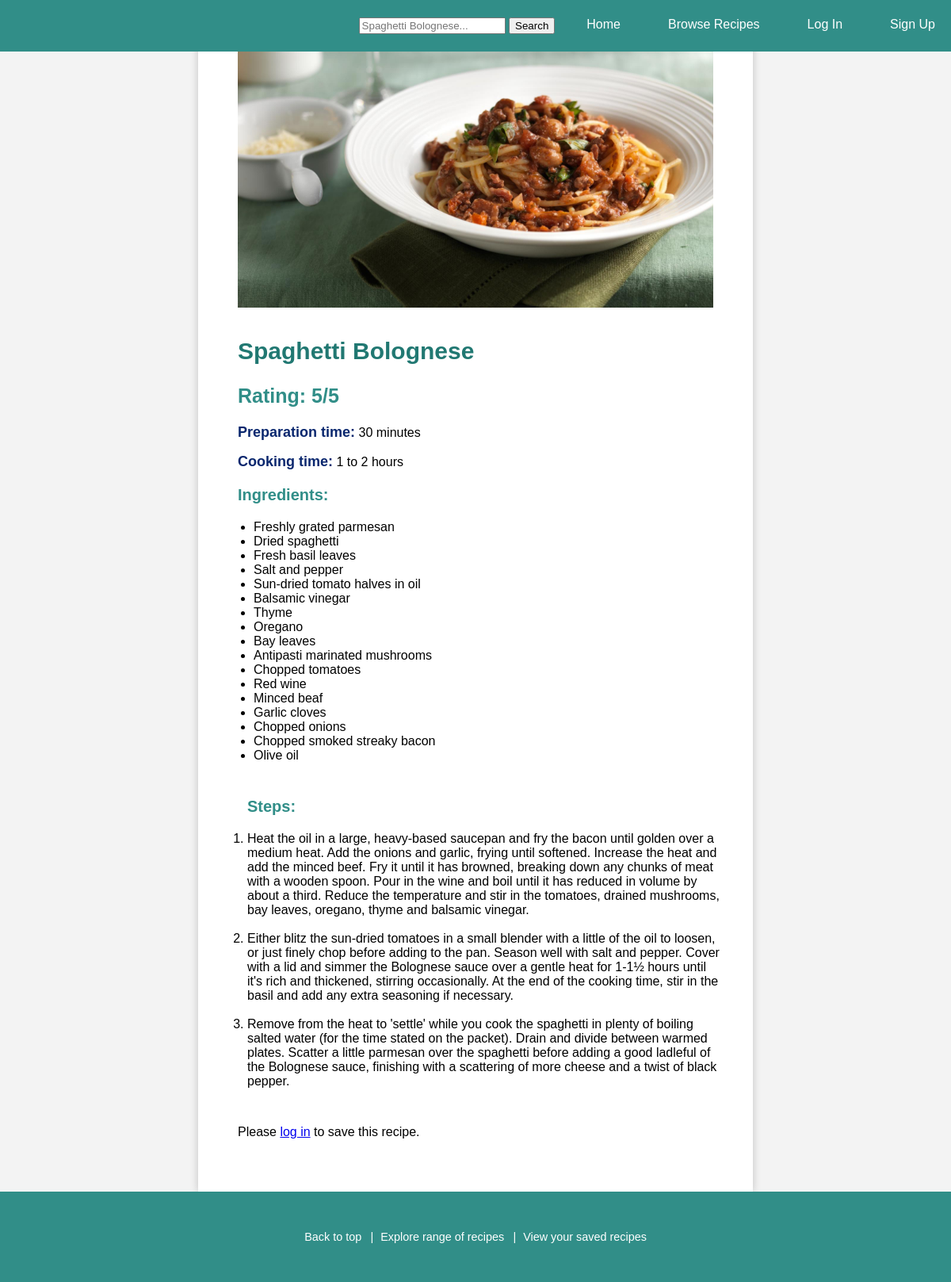
Screenshot of /Recipe_details.php?recipe_id=1 with the database file from the repository.
### tables this page shows
CREATE TABLE `recipes` (
  `recipe_id` int(11) NOT NULL,
  `Name` varchar(255) NOT NULL,
  `Description` varchar(255) NOT NULL,
  `Prep_time` varchar(255) NOT NULL,
  `Cook_time` varchar(255) NOT NULL,
  `Rating` int(11) NOT NULL,
  `image_link` varchar(255) NOT NULL,
  `alt_text` varchar(255) NOT NULL
);

CREATE TABLE `ratings` (
  `recipe_id` int(11) NOT NULL,
  `rating` int(11) NOT NULL,
  `user` int(11) NOT NULL
);

### Recipe_details.php (the view, shortened to what this page needs)
<?php
function isUserLoggedIn()
{
    return isset($_SESSION["user_id"]);
}
?>
<!DOCTYPE html>
<html lang="en">
<head>
    <link rel="stylesheet" href="./global.css">
</head>
<body>
<div class="recipe-container">
    <?php include 'primary-navigation.php'?>
    <section class="recipe-details">
        <?php
        require_once 'database_connect.php';
        if (isset($_GET['recipe_id'])) {
            $recipe_id = $_GET['recipe_id'];
            $rate_sql = "SELECT * FROM ratings WHERE recipe_id = '$recipe_id'";
            $rate = $sql_object->query($rate_sql);
            $rate_result = $rate->fetch_assoc();
            if ($rate->num_rows > 0) {
                if ($rate->num_rows > 1) {
                    $av_sql = "SELECT ROUND(AVG(rating), 1) AS rate_av FROM ratings";
                    $av_sql_result = $sql_object->query($av_sql);
                    $av = $av_sql_result->fetch_assoc();
                    $av_rating = $av['rate_av'] . '/5';
                } else {
                    $av_rating = $rate_result['rating'] . '/5';
                }
            } else {
                $av_rating = "No ratings yet";
            }
            $sql = "SELECT r.recipe_id, r.Name, r.Description AS RecipeDescription, r.Rating, r.Prep_time, r.Cook_time, r.image_link, r.alt_text, GROUP_CONCAT(ri.Ingredient SEPARATOR ', ') AS Ingredients, rs.Step_number, rs.Description AS StepDescription
            FROM recipes r
            LEFT JOIN recipe_ingredients ri ON r.recipe_id = ri.recipe_id
            LEFT JOIN recipe_steps rs ON r.recipe_id = rs.recipe_id
            WHERE r.recipe_id = $recipe_id
            GROUP BY r.recipe_id, rs.Step_number
            ORDER BY rs.Step_number";
            $result = $sql_object->query($sql);
            if ($result->num_rows > 0) {
                $recipe = $result->fetch_assoc();
                ?>
                <img class="recipe-image" src="<?php echo $recipe['image_link'] ?>" alt="<?php echo $recipe['alt_text'] ?>">
                <h1><?php echo $recipe['Name']; ?></h1>
                <h2>Rating: <?php echo $av_rating; ?></h2>
                <p><b>Preparation time:</b> <?php echo $recipe['Prep_time']; ?></p>
                <p><b>Cooking time:</b> <?php echo $recipe['Cook_time']; ?></p>
                <?php
                if (isset($recipe['Ingredients'])) {
                    $recipe_ingredients = explode(', ', $recipe['Ingredients']);
                    ?>
                    <section class="ingredients-section">
                        <h3>Ingredients:</h3>
                        <ul>
                            <?php
                            foreach ($recipe_ingredients as $ingredientItem) {
                                echo "<li>$ingredientItem</li>";
                            }
                            ?>
                        </ul>
                    </section>
                <?php } else {
                    echo "<p>No ingredients available for this recipe.</p>";
                } ?>
<section class="steps-section">
<?php
if (isset($recipe['Step_number']) && isset($recipe['StepDescription'])) {
    ?>
    <h3>Steps:</h3>
    <ol>
        <?php foreach ($result as $step) {
            echo "<li>" . $step['StepDescription'] . "</li>";
        } ?>
    </ol>
<?php } else {
    echo "<p>No steps available for this recipe.</p>";
} ?>
</section>
                <?php
                if (isUserLoggedIn()) {
                    $isSaved = isRecipeSaved($_SESSION["user_id"], $recipe['recipe_id']);
                    ?>
                    <div class="save-remove-buttons">
                        <?php if ($isSaved) : ?>
                            <button class="remove-button" data-recipe-id="<?php echo $recipe['recipe_id']; ?>">Remove</button>
                        <?php else : ?>
                            <button class="save-button" data-recipe-id="<?php echo $recipe['recipe_id']; ?>">Save</button>
                        <?php endif; ?>
                    </div>
                <?php } else {
                    echo "<p>Please <a href='login_page.php'>log in</a> to save this recipe.</p>";
                } ?>
                <?php
            } else {
                echo "<p>Recipe not found.</p>";
            }
        } else {
            echo "<p>No recipe ID provided.</p>";
        }
        ?>
    </section>
</div>
    <?php include 'Footer.php'?>
</body>
</html>

### global.css (style rules this page uses)
body { font-family: Arial, sans-serif; padding: 0; background-color: #f3f3f3; margin: auto; }
.recipe-image { width: 100%; max-height: auto; object-fit: cover; margin-bottom: 10px; }
ul { margin: 0; padding-left: 20px; }
.recipe-image { width: 100%; height: 200px; object-fit: cover; }
.recipe-details { max-width: 600px; padding: 50px; box-shadow: 0 0 10px rgba(0, 0, 0, 0.2); background-color: #ffffff; color: #000000; justify-content: center; margin: auto; }
.recipe-details h1 { color: #217872; font-size: 30px; }
.recipe-details h2 { color: #318e88; font-size: 25px; }
.recipe-details h3 { color: #318e88; font-size: 20px; }
.recipe-details b { color: #09276e; font-size: 18px; }
.recipe-image { max-width: 100%; height: 30%; }
.steps-section { width: 100%; padding: 2%; margin-top: 2%; }
.steps-section ol { margin: 0; padding: 0; }
.steps-section li { margin-bottom: 18px; }

### rows the page displays
recipes: image_link (picture), Name "Spaghetti Bolognese", Prep_time "30 minutes", Cook_time "1 to 2 hours", StepDescription "Heat the oil in a large, heavy-based saucepan and fry the bacon until golden over a medium heat. Add the onions and garlic, frying until softened. Increase the heat and add the minced beef. Fry it until it has browned, breaking down any chunks of meat with a wooden spoon. Pour in the wine and boil until it has reduced in volume by about a third. Reduce the temperature and stir in the tomatoes, drained mushrooms, bay leaves, oregano, thyme and balsamic vinegar.", StepDescription "Either blitz the sun-dried tomatoes in a small blender with a little of the oil to loosen, or just finely chop before adding to the pan. Season well with salt and pepper. Cover with a lid and simmer the Bolognese sauce over a gentle heat for 1-1½ hours until it's rich and thickened, stirring occasionally. At the end of the cooking time, stir in the basil and add any extra seasoning if necessary.", StepDescription "Remove from the heat to 'settle' while you cook the spaghetti in plenty of boiling salted water (for the time stated on the packet). Drain and divide between warmed plates. Scatter a little parmesan over the spaghetti before adding a good ladleful of the Bolognese sauce, finishing with a scattering of more cheese and a twist of black pepper."
ratings: rating "5/5"

### other values shown
$ingredientItem "Freshly grated parmesan"
$ingredientItem "Dried spaghetti"
$ingredientItem "Fresh basil leaves"
$ingredientItem "Salt and pepper"
$ingredientItem "Sun-dried tomato halves in oil"
$ingredientItem "Balsamic vinegar"
$ingredientItem "Thyme"
$ingredientItem "Oregano"
$ingredientItem "Bay leaves"
$ingredientItem "Antipasti marinated mushrooms"
$ingredientItem "Chopped tomatoes"
$ingredientItem "Red wine"
$ingredientItem "Minced beaf"
$ingredientItem "Garlic cloves"
$ingredientItem "Chopped onions"
